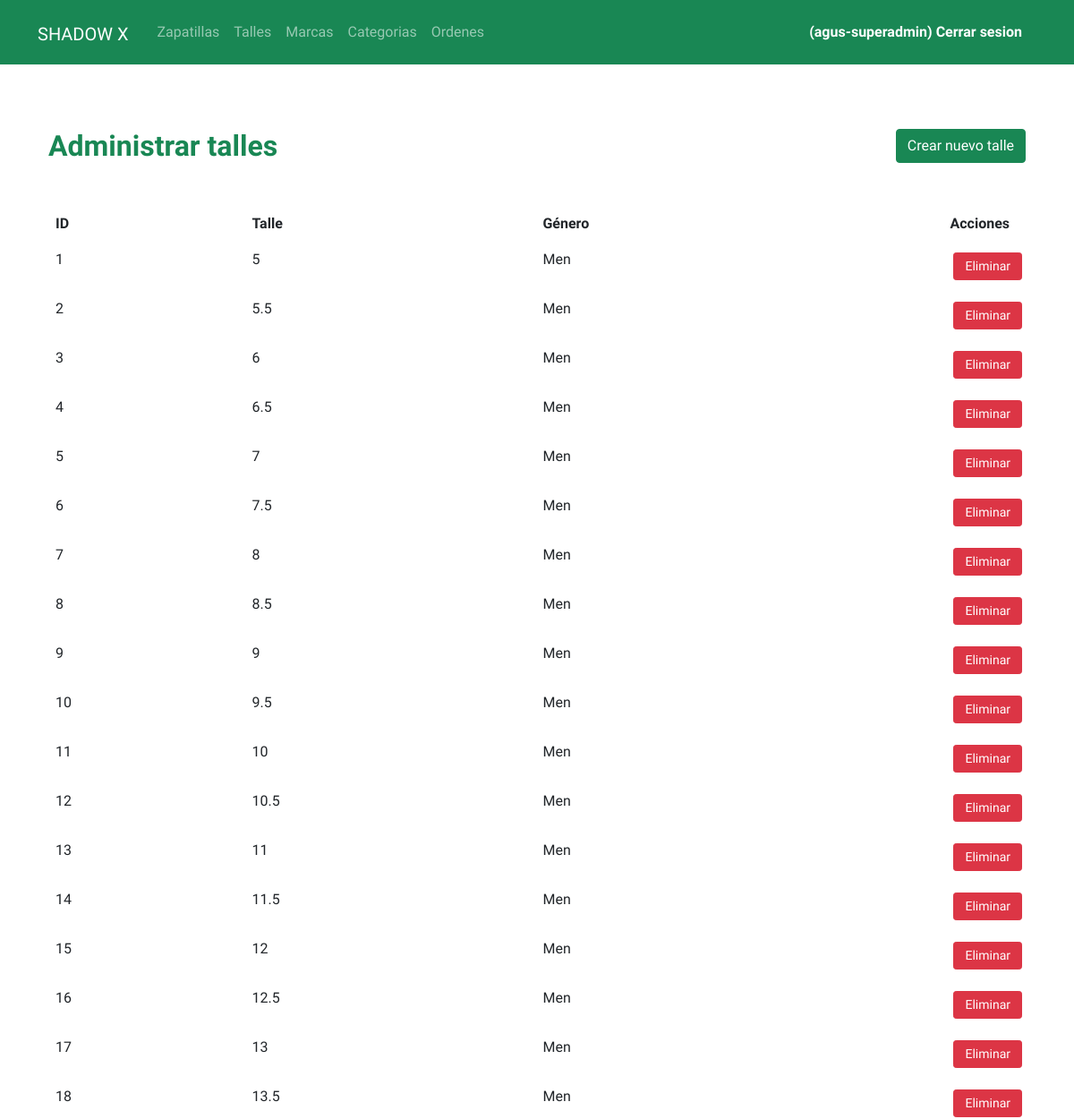
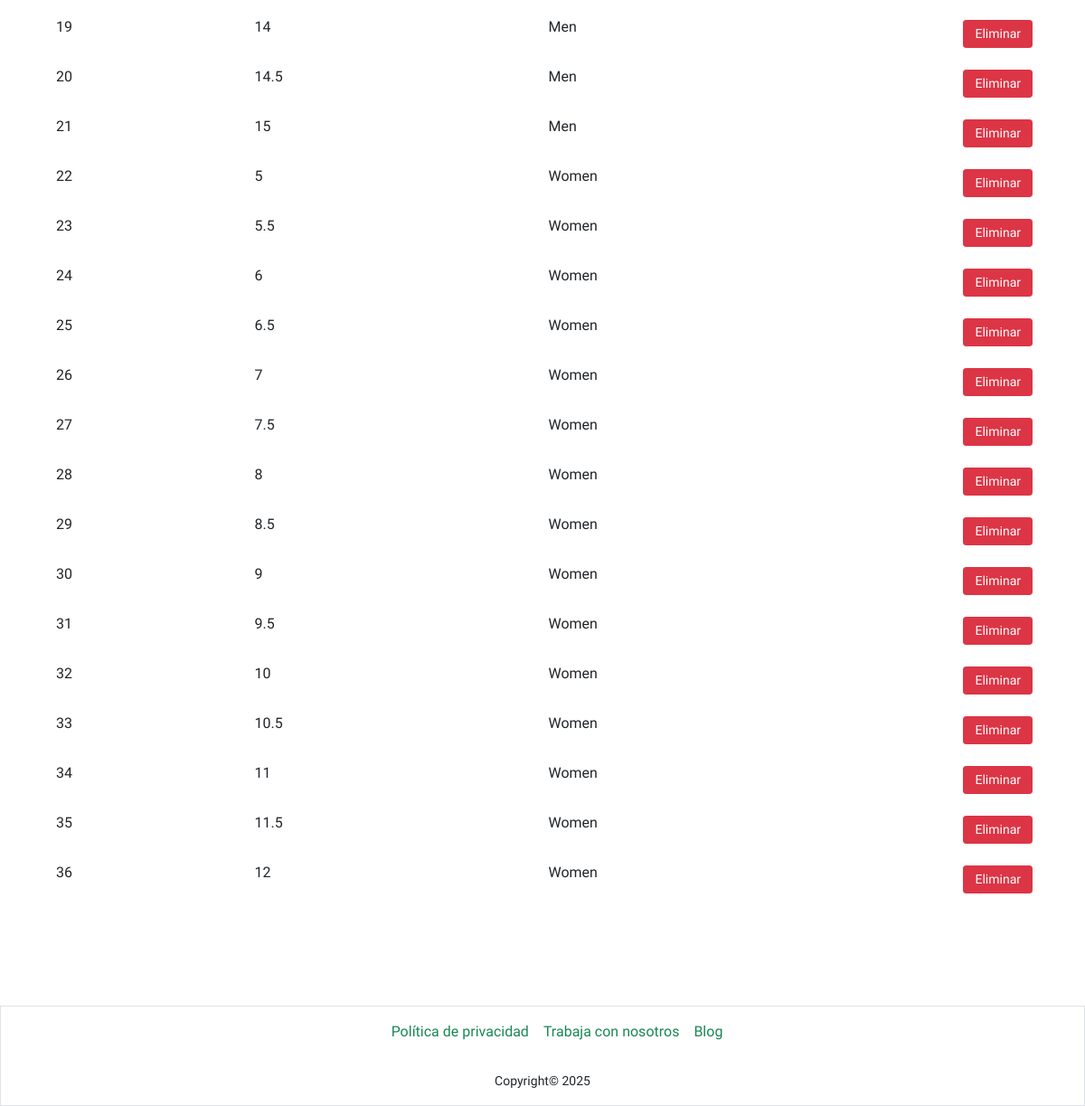
Screenshot of /admin/index.php?sec=admin-sizes (signed in) with the database file from the repository (2 pictures, top to bottom).
### tables this page shows
CREATE TABLE `sizes` (
  `id` int(11) NOT NULL,
  `size` float NOT NULL,
  `gender` enum('Men','Women') NOT NULL
);

### classes/Size.php (called while the page is built, shortened)
<?php
class Size {
    private $id;
    private $size;
    private $gender;
    public static function getAll(): array {
        $conexion = DbConnection::getConexion();
        $query = "SELECT * FROM sizes";
        try {
            $PDOStatement = $conexion->prepare($query);
            $PDOStatement->setFetchMode(PDO::FETCH_CLASS, self::class);
            $PDOStatement->execute();
            $sizes = $PDOStatement->fetchAll();
            return $sizes ?: [];
        } catch (PDOException $e) {
            return [];
        }
    }
    public function getId(): int {
        return $this->id;
    }
    public function getSize(): float {
        return $this->size;
    }
    public function getGender(): string {
        return $this->gender;
    }
}
?>

### admin/views/admin-sizes.php (the view, shortened to what this page needs)
<?php
$sizes = Size::getAll();
?>
<section class="container">
    <div class="d-flex align-items-center justify-content-between">
        <h2 class="pt-4 pt-md-5 mb-5 text-success fw-bold">
            Administrar talles
        </h2>
        <a href="index.php?sec=create-size" class="btn btn-success">Crear nuevo talle</a>
    </div>
    <table class="table table-borderless">
        <thead>
            <tr>
                <th>ID</th>
                <th>Talle</th>
                <th>Género</th>
                <th>Acciones</th>
            </tr>
        </thead>
        <tbody>
            <?php foreach ($sizes as $size): ?>
                <tr>
                    <td><?= $size->getId() ?></td>
                    <td><?= $size->getSize() ?></td>
                    <td><?= $size->getGender() ?></td>
                    <td class="col-1">
                        <a href="index.php?sec=delete-size&id=<?= $size->getId() ?>" class="btn btn-danger btn-sm m-1 w-100">Eliminar</a>
                    </td>
                </tr>
            <?php endforeach; ?>
        </tbody>
    </table>
</section>

### css/styles.css (style rules this page uses)
* { padding: 0; margin: 0; box-sizing: border-box; font-family: 'Heebo', sans-serif; }
:root { --primary-color: #198753; --primary-color-ligth: #23ab6c; }

### rows the page displays
sizes: id "1", size "5", gender "Men"
sizes: id "2", size "5.5", gender "Men"
sizes: id "3", size "6", gender "Men"
sizes: id "4", size "6.5", gender "Men"
sizes: id "5", size "7", gender "Men"
sizes: id "6", size "7.5", gender "Men"
sizes: id "7", size "8", gender "Men"
sizes: id "8", size "8.5", gender "Men"
sizes: id "9", size "9", gender "Men"
sizes: id "10", size "9.5", gender "Men"
sizes: id "11", size "10", gender "Men"
sizes: id "12", size "10.5", gender "Men"
sizes: id "13", size "11", gender "Men"
sizes: id "14", size "11.5", gender "Men"
sizes: id "15", size "12", gender "Men"
sizes: id "16", size "12.5", gender "Men"
sizes: id "17", size "13", gender "Men"
sizes: id "18", size "13.5", gender "Men"
sizes: id "19", size "14", gender "Men"
sizes: id "20", size "14.5", gender "Men"
sizes: id "21", size "15", gender "Men"
sizes: id "22", size "5", gender "Women"
sizes: id "23", size "5.5", gender "Women"
sizes: id "24", size "6", gender "Women"
sizes: id "25", size "6.5", gender "Women"
sizes: id "26", size "7", gender "Women"
sizes: id "27", size "7.5", gender "Women"
sizes: id "28", size "8", gender "Women"
sizes: id "29", size "8.5", gender "Women"
sizes: id "30", size "9", gender "Women"
sizes: id "31", size "9.5", gender "Women"
sizes: id "32", size "10", gender "Women"
sizes: id "33", size "10.5", gender "Women"
sizes: id "34", size "11", gender "Women"
sizes: id "35", size "11.5", gender "Women"
sizes: id "36", size "12", gender "Women"

### other values shown
$userData["name"] "agus-superadmin"
